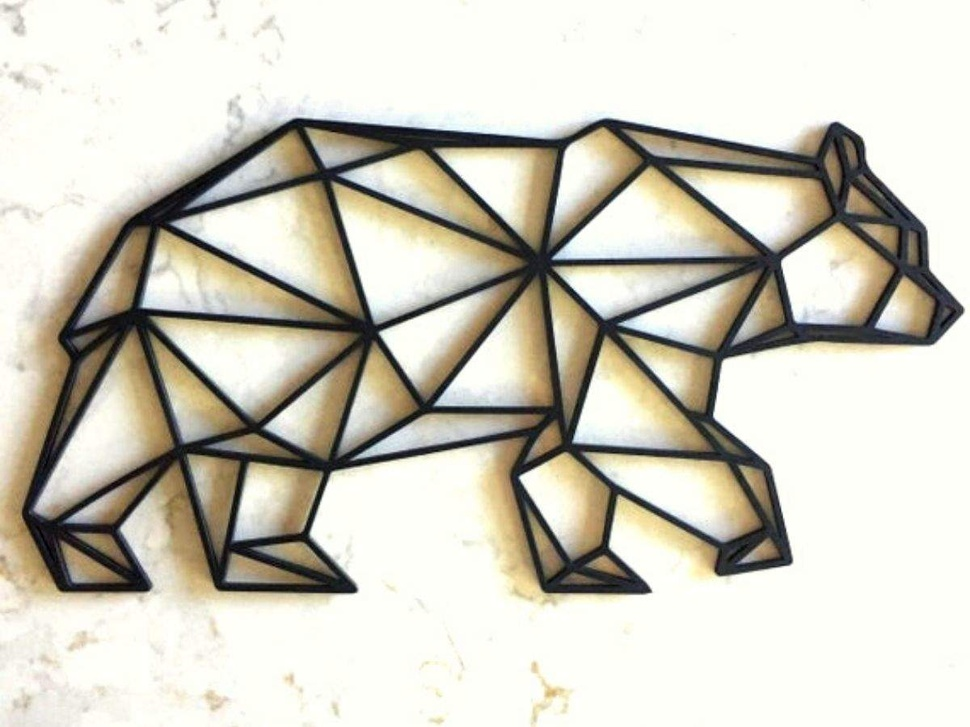
#> input picture ComputerVision/Code/images/bearcv2eg.jpeg, 970 x 727 px, shrunk from 1200 x 900 before the run
$ python getting_setting_opencvEG.py --image images/bearcv2eg.jpeg --dest out.png
#> lines starting #> are read from the running program, lines starting #| are printed output that depends on the picture; after the words box and inside, x2 and y2 are one past the last pixel; in counts of white or black regions, pixels touching at a corner belong together
import argparse
import cv2

ap = argparse.ArgumentParser()
ap.add_argument("-i", "--image", required=True, help="Path to the image")
ap.add_argument("-d", "--dest", required=True, help="Destination of the final image; provide relative path.")

args = vars(ap.parse_args())

image = cv2.imread(args["image"])
#> image is the input picture: shape (727, 970, 3); mean B, G, R 191.3, 203.6, 206.7

#show the initial image
cv2.imshow("My cool image", image)

# opencv stores pixels as tuples of rgb, but open cv stores them backwards as bgr. a single pixel is stored as (b, g, r)
(b,g,r) = image[0,0] #selects the first pixel (upper leftmost pixel. pixel couting starts from upper left corner)
#> b = 241; g = 248; r = 251
print("Pixel at (0,0) - Red: {}, Green: {}, Blue: {}".format(r,g,b))
#| Pixel at (0,0) - Red: 251, Green: 248, Blue: 241

#set the upper left most pixel to all red
image[0,0] = (0, 0, 255)
#> image: shape (727, 970, 3); under 0.01% of pixels changed, all inside (x1, y1, x2, y2) = (0, 0, 1, 1)

(b,g,r) = image[0,0] #selects the first pixel (upper leftmost pixel. pixel couting starts from upper left corner)
#> b = 0; g = 0; r = 255
print("Pixel at (0,0) - Red: {}, Green: {}, Blue: {}".format(r,g,b))
#| Pixel at (0,0) - Red: 255, Green: 0, Blue: 0

print(image.shape)
#| (727, 970, 3)

# set the entire bottom right 500 x 500 corner to red pixels
b_r_corner = image[-500:,-500:]
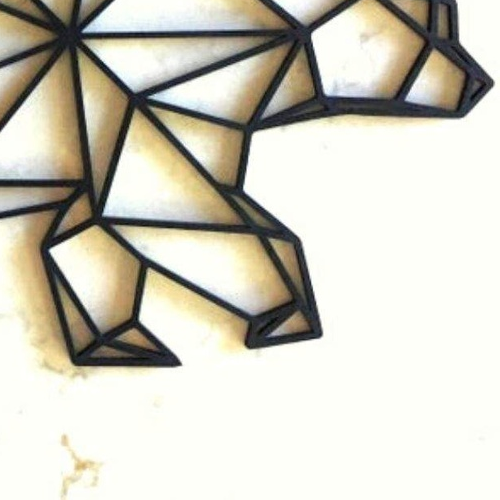
#> b_r_corner: shape (500, 500, 3); mean B, G, R 192.4, 205, 207.8
cv2.imshow("br_corner", b_r_corner)

image[-500:,-500:] = (0,0,255)
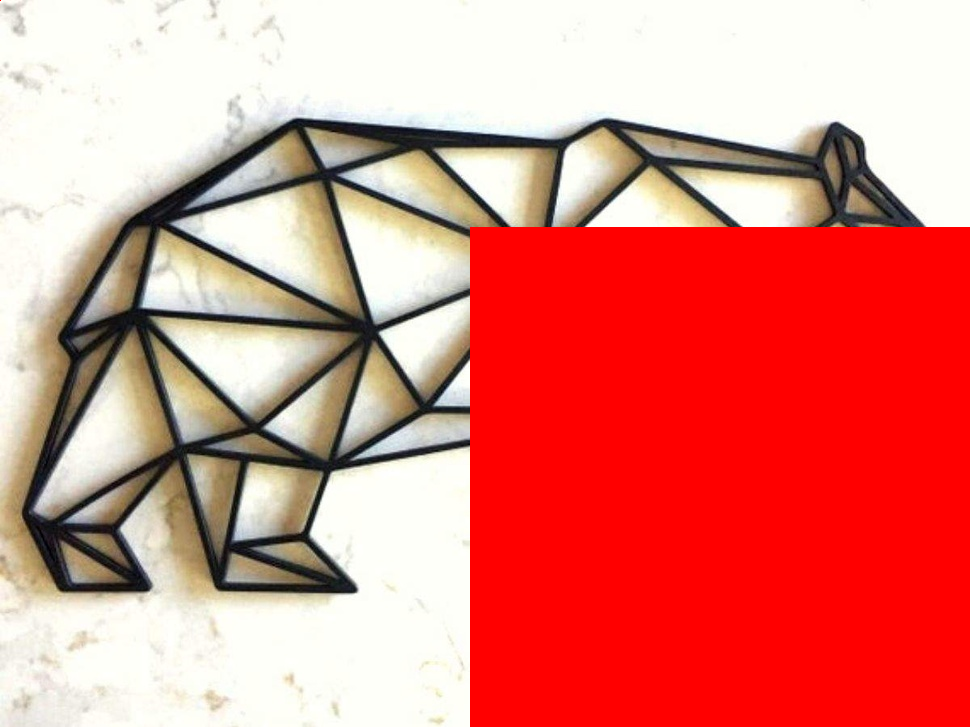
#> image: shape (727, 970, 3); mean B, G, R 123.1, 130.9, 223.5

b_r_corner = image[-500:,-500:] #100 x 100 bottom right corner of the image
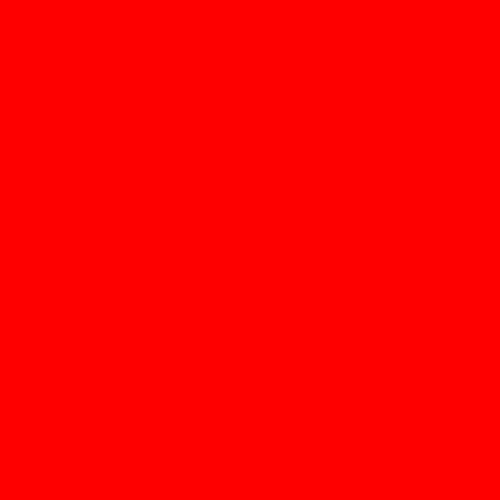
#> b_r_corner: shape (500, 500, 3); mean B, G, R 0, 0, 255

# numpy syntax for accessing pixels (2d arrays/matrices) is mat[y,x] or mat[row, col]

cv2.imshow("br_corner", b_r_corner)

cv2.imshow("edited image", image)


#  new directory
cv2.waitKey(0)

$ run again, on ComputerVision/Code/images/shapescv2eg.jpeg
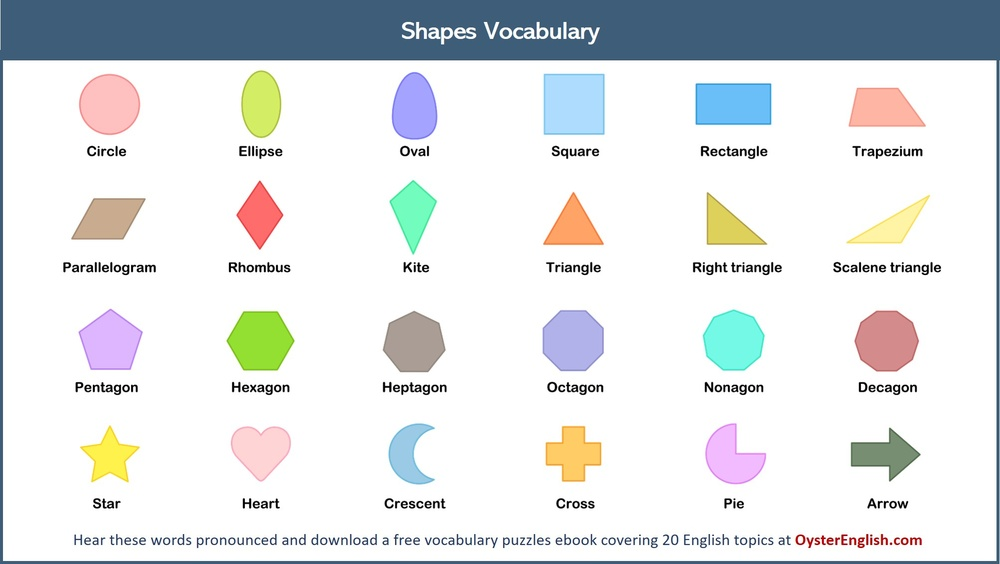
#> input picture ComputerVision/Code/images/shapescv2eg.jpeg, 1000 x 564 px, shrunk from 2005 x 1130 before the run
#> image is the input picture: shape (564, 1000, 3); mean B, G, R 227.5, 226, 222.6
#> `(b,g,r) = image[0,0]`: b = 183; g = 169; r = 146
#| Pixel at (0,0) - Red: 146, Green: 169, Blue: 183
#> `(b,g,r) = image[0,0]`: b = 0; r = 255
#| Pixel at (0,0) - Red: 255, Green: 0, Blue: 0
#| (564, 1000, 3)
#> `b_r_corner = image[-500:,-500:]`:
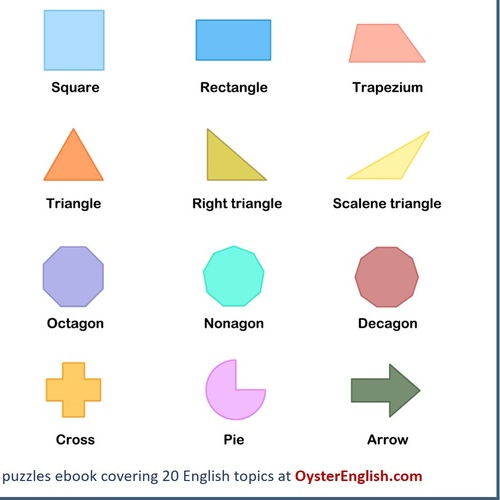
#> b_r_corner: shape (500, 500, 3); mean B, G, R 240.5, 240.8, 240.3
#> `image[-500:,-500:] = (0,0,255)`:
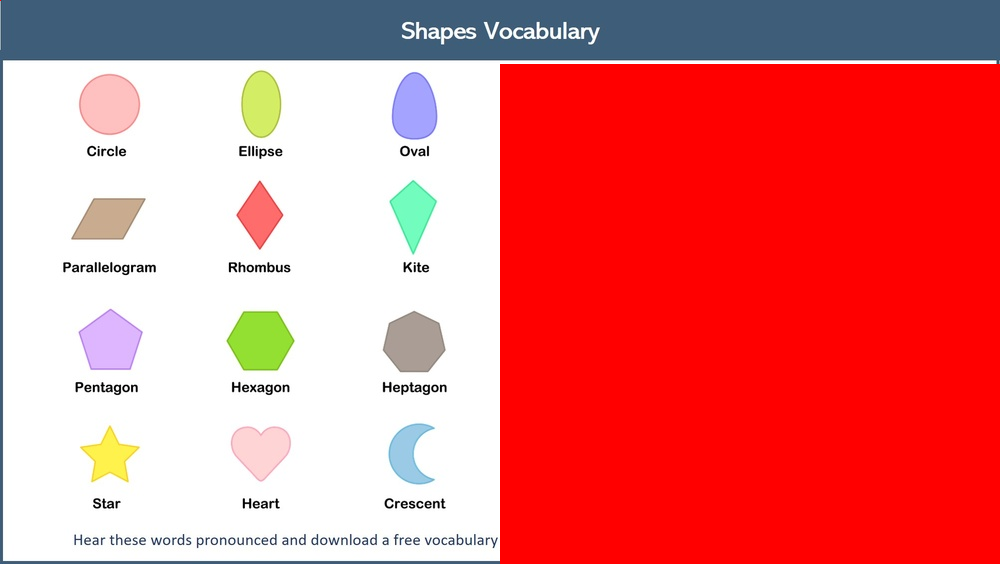
#> image: shape (564, 1000, 3); mean B, G, R 120.9, 119.3, 229.1
